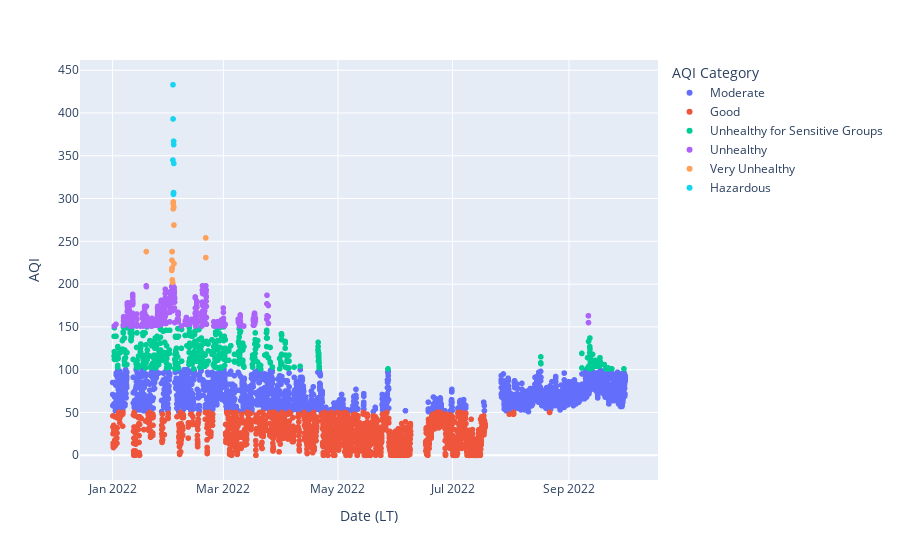

This figure's notebook cell:
### Code cell
# importing plotly
import plotly.express as px

# plotting interactive graphs in Python
fig = px.scatter(data, x="Date (LT)", y="AQI", color='AQI Category')
fig.show()

### Figure 1 — Plotly figure (JSON) as saved in the notebook; plotly's stock layout.template omitted (floating-point values rounded to 4 significant figures; data arrays with more than 128 entries replaced by an {"elided": "..."} marker saying what was removed)
{"data": [{"hovertemplate": "AQI Category=Moderate<br>Date (LT)=%{x}<br>AQI=%{y}<extra></extra>", "legendgroup": "Moderate", "marker": {"color": "#636efa", "symbol": "circle"}, "mode": "markers", "name": "Moderate", "showlegend": true, "type": "scattergl", "x": {"elided": "2956 str values"}, "xaxis": "x", "y": {"elided": "2956 int values"}, "yaxis": "y"}, {"hovertemplate": "AQI Category=Good<br>Date (LT)=%{x}<br>AQI=%{y}<extra></extra>", "legendgroup": "Good", "marker": {"color": "#EF553B", "symbol": "circle"}, "mode": "markers", "name": "Good", "showlegend": true, "type": "scattergl", "x": {"elided": "2247 str values"}, "xaxis": "x", "y": {"elided": "2247 int values"}, "yaxis": "y"}, {"hovertemplate": "AQI Category=Unhealthy for Sensitive Groups<br>Date (LT)=%{x}<br>AQI=%{y}<extra></extra>", "legendgroup": "Unhealthy for Sensitive Groups", "marker": {"color": "#00cc96", "symbol": "circle"}, "mode": "markers", "name": "Unhealthy for Sensitive Groups", "showlegend": true, "type": "scattergl", "x": {"elided": "437 str values"}, "xaxis": "x", "y": {"elided": "437 int values"}, "yaxis": "y"}, {"hovertemplate": "AQI Category=Unhealthy<br>Date (LT)=%{x}<br>AQI=%{y}<extra></extra>", "legendgroup": "Unhealthy", "marker": {"color": "#ab63fa", "symbol": "circle"}, "mode": "markers", "name": "Unhealthy", "showlegend": true, "type": "scattergl", "x": {"elided": "374 str values"}, "xaxis": "x", "y": {"elided": "374 int values"}, "yaxis": "y"}, {"hovertemplate": "AQI Category=Very Unhealthy<br>Date (LT)=%{x}<br>AQI=%{y}<extra></extra>", "legendgroup": "Very Unhealthy", "marker": {"color": "#FFA15A", "symbol": "circle"}, "mode": "markers", "name": "Very Unhealthy", "showlegend": true, "type": "scattergl", "x": ["2022-01-18T23:00:00", "2022-02-01T13:00:00", "2022-02-01T14:00:00", "2022-02-01T15:00:00", "2022-02-01T16:00:00", "2022-02-01T17:00:00", "2022-02-01T18:00:00", "2022-02-01T19:00:00", "2022-02-01T22:00:00", "2022-02-02T06:00:00", "2022-02-02T07:00:00", "2022-02-02T08:00:00", "2022-02-02T09:00:00", "2022-02-02T15:00:00", "2022-02-02T16:00:00", "2022-02-02T17:00:00", "2022-02-19T14:00:00", "2022-02-19T15:00:00"], "xaxis": "x", "y": [238, 216, 218, 228, 238, 238, 219, 205, 202, 294, 288, 296, 296, 290, 269, 224, 254, 231], "yaxis": "y"}, {"hovertemplate": "AQI Category=Hazardous<br>Date (LT)=%{x}<br>AQI=%{y}<extra></extra>", "legendgroup": "Hazardous", "marker": {"color": "#19d3f3", "symbol": "circle"}, "mode": "markers", "name": "Hazardous", "showlegend": true, "type": "scattergl", "x": ["2022-02-02T03:00:00", "2022-02-02T04:00:00", "2022-02-02T05:00:00", "2022-02-02T10:00:00", "2022-02-02T11:00:00", "2022-02-02T12:00:00", "2022-02-02T13:00:00", "2022-02-02T14:00:00"], "xaxis": "x", "y": [345, 433, 393, 305, 307, 367, 363, 341], "yaxis": "y"}], "layout": {"legend": {"title": {"text": "AQI Category"}, "tracegroupgap": 0}, "margin": {"t": 60}, "xaxis": {"anchor": "y", "domain": [0, 1], "title": {"text": "Date (LT)"}}, "yaxis": {"anchor": "x", "domain": [0, 1], "title": {"text": "AQI"}}}}
